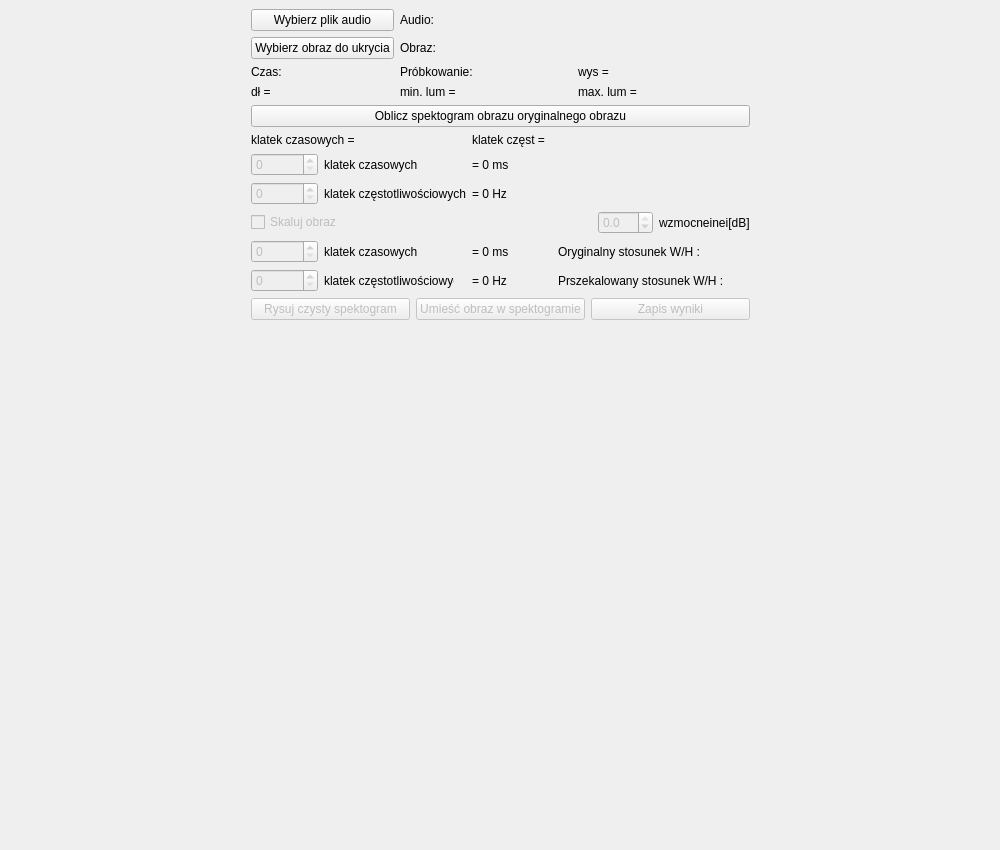
<?xml version="1.0" encoding="UTF-8"?>
<ui version="4.0">
 <class>MainWindow</class>
 <widget class="QMainWindow" name="MainWindow">
  <property name="geometry">
   <rect>
    <x>0</x>
    <y>0</y>
    <width>1000</width>
    <height>850</height>
   </rect>
  </property>
  <property name="minimumSize">
   <size>
    <width>1000</width>
    <height>850</height>
   </size>
  </property>
  <property name="maximumSize">
   <size>
    <width>1000</width>
    <height>850</height>
   </size>
  </property>
  <property name="windowTitle">
   <string>MainWindow</string>
  </property>
  <widget class="QWidget" name="centralwidget">
   <property name="minimumSize">
    <size>
     <width>750</width>
     <height>850</height>
    </size>
   </property>
   <property name="maximumSize">
    <size>
     <width>1000</width>
     <height>850</height>
    </size>
   </property>
   <layout class="QGridLayout" name="gridLayout_2">
    <item row="0" column="0">
     <layout class="QGridLayout" name="gridLayout">
      <item row="5" column="0" colspan="3">
       <widget class="QLabel" name="spectogramLabel">
        <property name="sizePolicy">
         <sizepolicy hsizetype="MinimumExpanding" vsizetype="MinimumExpanding">
          <horstretch>0</horstretch>
          <verstretch>0</verstretch>
         </sizepolicy>
        </property>
        <property name="minimumSize">
         <size>
          <width>750</width>
          <height>350</height>
         </size>
        </property>
        <property name="text">
         <string/>
        </property>
       </widget>
      </item>
      <item row="3" column="1">
       <layout class="QGridLayout" name="gridLayout_5">
        <item row="4" column="1" colspan="2">
         <widget class="QLabel" name="constLabel4">
          <property name="text">
           <string>klatek częstotliwościowych</string>
          </property>
         </widget>
        </item>
        <item row="2" column="3" colspan="4">
         <widget class="QLabel" name="totalFreqFramesLabel">
          <property name="text">
           <string>klatek częst = </string>
          </property>
         </widget>
        </item>
        <item row="4" column="3" colspan="4">
         <widget class="QLabel" name="calculatedFreqToStart">
          <property name="text">
           <string>= 0 Hz</string>
          </property>
         </widget>
        </item>
        <item row="3" column="0">
         <widget class="QSpinBox" name="startImgSpinBox_T">
          <property name="enabled">
           <bool>false</bool>
          </property>
          <property name="maximum">
           <number>999999999</number>
          </property>
         </widget>
        </item>
        <item row="3" column="1" colspan="2">
         <widget class="QLabel" name="constLabel3">
          <property name="text">
           <string>klatek czasowych</string>
          </property>
         </widget>
        </item>
        <item row="9" column="0">
         <widget class="QSpinBox" name="imgDurationSpinBox_F">
          <property name="enabled">
           <bool>false</bool>
          </property>
          <property name="maximum">
           <number>999999999</number>
          </property>
         </widget>
        </item>
        <item row="2" column="0" colspan="3">
         <widget class="QLabel" name="totalTimeFramesLabel">
          <property name="text">
           <string>klatek czasowych = </string>
          </property>
         </widget>
        </item>
        <item row="8" column="3" colspan="3">
         <widget class="QLabel" name="calculatedTimeToUse">
          <property name="text">
           <string>= 0 ms</string>
          </property>
         </widget>
        </item>
        <item row="8" column="6">
         <widget class="QLabel" name="WToHRatioLabel_org">
          <property name="text">
           <string>Oryginalny stosunek W/H : </string>
          </property>
         </widget>
        </item>
        <item row="9" column="6">
         <widget class="QLabel" name="WToHRatioLabel_mod">
          <property name="text">
           <string>Prszekalowany stosunek W/H :        </string>
          </property>
         </widget>
        </item>
        <item row="3" column="3" colspan="4">
         <widget class="QLabel" name="calculatedTimeToStart">
          <property name="text">
           <string>= 0 ms</string>
          </property>
         </widget>
        </item>
        <item row="1" column="0" colspan="7">
         <widget class="QPushButton" name="calculateSTFTButton">
          <property name="text">
           <string>Oblicz spektogram obrazu oryginalnego obrazu</string>
          </property>
         </widget>
        </item>
        <item row="9" column="3" colspan="3">
         <widget class="QLabel" name="calculatedFreqToUse">
          <property name="text">
           <string>= 0 Hz</string>
          </property>
         </widget>
        </item>
        <item row="8" column="1" colspan="2">
         <widget class="QLabel" name="constLabel1">
          <property name="maximumSize">
           <size>
            <width>130</width>
            <height>16777215</height>
           </size>
          </property>
          <property name="text">
           <string>klatek czasowych</string>
          </property>
         </widget>
        </item>
        <item row="9" column="1" colspan="2">
         <widget class="QLabel" name="constLabel2">
          <property name="maximumSize">
           <size>
            <width>130</width>
            <height>16777215</height>
           </size>
          </property>
          <property name="text">
           <string>klatek częstotliwościowych</string>
          </property>
         </widget>
        </item>
        <item row="4" column="0">
         <widget class="QSpinBox" name="startImgSpinBox_F">
          <property name="enabled">
           <bool>false</bool>
          </property>
          <property name="maximum">
           <number>999999999</number>
          </property>
         </widget>
        </item>
        <item row="10" column="0" colspan="7">
         <layout class="QHBoxLayout" name="horizontalLayout">
          <item>
           <widget class="QPushButton" name="resetSpectLabelButton">
            <property name="enabled">
             <bool>false</bool>
            </property>
            <property name="text">
             <string>Rysuj czysty spektogram</string>
            </property>
           </widget>
          </item>
          <item>
           <widget class="QPushButton" name="setImgInSpectButton">
            <property name="enabled">
             <bool>false</bool>
            </property>
            <property name="text">
             <string>Umieść obraz w spektogramie</string>
            </property>
           </widget>
          </item>
          <item>
           <widget class="QPushButton" name="saveResultsButton">
            <property name="enabled">
             <bool>false</bool>
            </property>
            <property name="text">
             <string>Zapis wyniki</string>
            </property>
           </widget>
          </item>
         </layout>
        </item>
        <item row="8" column="0">
         <widget class="QSpinBox" name="imgDurationSpinBox_T">
          <property name="enabled">
           <bool>false</bool>
          </property>
          <property name="maximum">
           <number>999999999</number>
          </property>
         </widget>
        </item>
        <item row="5" column="0" rowspan="3" colspan="7">
         <layout class="QHBoxLayout" name="horizontalLayout_2">
          <item>
           <widget class="QCheckBox" name="scalingChekbox">
            <property name="enabled">
             <bool>false</bool>
            </property>
            <property name="text">
             <string>Skaluj obraz</string>
            </property>
           </widget>
          </item>
          <item>
           <spacer name="horizontalSpacer_3">
            <property name="orientation">
             <enum>Qt::Horizontal</enum>
            </property>
            <property name="sizeHint" stdset="0">
             <size>
              <width>40</width>
              <height>20</height>
             </size>
            </property>
           </spacer>
          </item>
          <item>
           <widget class="QDoubleSpinBox" name="amplifierSpinBox">
            <property name="enabled">
             <bool>false</bool>
            </property>
            <property name="minimumSize">
             <size>
              <width>55</width>
              <height>0</height>
             </size>
            </property>
            <property name="decimals">
             <number>1</number>
            </property>
            <property name="minimum">
             <double>-30.000000000000000</double>
            </property>
            <property name="maximum">
             <double>0.000000000000000</double>
            </property>
            <property name="singleStep">
             <double>0.100000000000000</double>
            </property>
           </widget>
          </item>
          <item>
           <widget class="QLabel" name="constLabel5">
            <property name="text">
             <string>wzmocneinei[dB]</string>
            </property>
           </widget>
          </item>
         </layout>
        </item>
       </layout>
      </item>
      <item row="1" column="0" rowspan="4">
       <spacer name="horizontalSpacer">
        <property name="orientation">
         <enum>Qt::Horizontal</enum>
        </property>
        <property name="sizeHint" stdset="0">
         <size>
          <width>40</width>
          <height>20</height>
         </size>
        </property>
       </spacer>
      </item>
      <item row="1" column="2" rowspan="4">
       <spacer name="horizontalSpacer_2">
        <property name="orientation">
         <enum>Qt::Horizontal</enum>
        </property>
        <property name="sizeHint" stdset="0">
         <size>
          <width>40</width>
          <height>20</height>
         </size>
        </property>
       </spacer>
      </item>
      <item row="1" column="1" rowspan="2">
       <layout class="QGridLayout" name="gridLayout_3">
        <item row="2" column="0">
         <widget class="QLabel" name="audioDurationLabel">
          <property name="text">
           <string>Czas: </string>
          </property>
         </widget>
        </item>
        <item row="2" column="2">
         <widget class="QLabel" name="heightLabel">
          <property name="text">
           <string>wys = </string>
          </property>
         </widget>
        </item>
        <item row="1" column="0">
         <widget class="QPushButton" name="chooseImgFile">
          <property name="text">
           <string>Wybierz obraz do ukrycia</string>
          </property>
         </widget>
        </item>
        <item row="3" column="2">
         <widget class="QLabel" name="maxLumLabel">
          <property name="minimumSize">
           <size>
            <width>15</width>
            <height>13</height>
           </size>
          </property>
          <property name="text">
           <string>max. lum = </string>
          </property>
         </widget>
        </item>
        <item row="3" column="1">
         <widget class="QLabel" name="minLumLabel">
          <property name="text">
           <string>min. lum = </string>
          </property>
         </widget>
        </item>
        <item row="2" column="1">
         <widget class="QLabel" name="samplingLabel">
          <property name="text">
           <string>Próbkowanie: </string>
          </property>
         </widget>
        </item>
        <item row="1" column="1" colspan="2">
         <widget class="QLabel" name="imgFileNameLabel">
          <property name="minimumSize">
           <size>
            <width>350</width>
            <height>0</height>
           </size>
          </property>
          <property name="text">
           <string>Obraz: </string>
          </property>
         </widget>
        </item>
        <item row="3" column="0">
         <widget class="QLabel" name="widthLabel">
          <property name="text">
           <string>dł = </string>
          </property>
         </widget>
        </item>
        <item row="0" column="1" colspan="2">
         <widget class="QLabel" name="audioFileNameLabel">
          <property name="minimumSize">
           <size>
            <width>350</width>
            <height>0</height>
           </size>
          </property>
          <property name="text">
           <string>Audio:</string>
          </property>
         </widget>
        </item>
        <item row="0" column="0">
         <widget class="QPushButton" name="selectAudioFileButton">
          <property name="text">
           <string>Wybierz plik audio</string>
          </property>
         </widget>
        </item>
       </layout>
      </item>
     </layout>
    </item>
   </layout>
  </widget>
 </widget>
 <resources/>
 <connections>
  <connection>
   <sender>selectAudioFileButton</sender>
   <signal>clicked()</signal>
   <receiver>MainWindow</receiver>
   <slot>chooseAudioFileButtonPressed()</slot>
   <hints>
    <hint type="sourcelabel">
     <x>601</x>
     <y>300</y>
    </hint>
    <hint type="destinationlabel">
     <x>399</x>
     <y>299</y>
    </hint>
   </hints>
  </connection>
  <connection>
   <sender>chooseImgFile</sender>
   <signal>clicked()</signal>
   <receiver>MainWindow</receiver>
   <slot>chooseImageFileButtonPressed()</slot>
   <hints>
    <hint type="sourcelabel">
     <x>618</x>
     <y>71</y>
    </hint>
    <hint type="destinationlabel">
     <x>332</x>
     <y>249</y>
    </hint>
   </hints>
  </connection>
  <connection>
   <sender>imgDurationSpinBox_F</sender>
   <signal>valueChanged(int)</signal>
   <receiver>MainWindow</receiver>
   <slot>frequencyDurationChanged()</slot>
   <hints>
    <hint type="sourcelabel">
     <x>126</x>
     <y>196</y>
    </hint>
    <hint type="destinationlabel">
     <x>374</x>
     <y>324</y>
    </hint>
   </hints>
  </connection>
  <connection>
   <sender>startImgSpinBox_F</sender>
   <signal>valueChanged(int)</signal>
   <receiver>MainWindow</receiver>
   <slot>startFrequencyChanged()</slot>
   <hints>
    <hint type="sourcelabel">
     <x>126</x>
     <y>248</y>
    </hint>
    <hint type="destinationlabel">
     <x>374</x>
     <y>324</y>
    </hint>
   </hints>
  </connection>
  <connection>
   <sender>startImgSpinBox_T</sender>
   <signal>valueChanged(int)</signal>
   <receiver>MainWindow</receiver>
   <slot>startTimeChanged()</slot>
   <hints>
    <hint type="sourcelabel">
     <x>126</x>
     <y>222</y>
    </hint>
    <hint type="destinationlabel">
     <x>374</x>
     <y>324</y>
    </hint>
   </hints>
  </connection>
  <connection>
   <sender>imgDurationSpinBox_T</sender>
   <signal>valueChanged(int)</signal>
   <receiver>MainWindow</receiver>
   <slot>durationTimeChanged()</slot>
   <hints>
    <hint type="sourcelabel">
     <x>126</x>
     <y>170</y>
    </hint>
    <hint type="destinationlabel">
     <x>374</x>
     <y>324</y>
    </hint>
   </hints>
  </connection>
  <connection>
   <sender>calculateSTFTButton</sender>
   <signal>clicked()</signal>
   <receiver>MainWindow</receiver>
   <slot>calculateSTFT()</slot>
   <hints>
    <hint type="sourcelabel">
     <x>126</x>
     <y>122</y>
    </hint>
    <hint type="destinationlabel">
     <x>374</x>
     <y>324</y>
    </hint>
   </hints>
  </connection>
  <connection>
   <sender>scalingChekbox</sender>
   <signal>stateChanged(int)</signal>
   <receiver>MainWindow</receiver>
   <slot>allowScalingChechBoxChanged()</slot>
   <hints>
    <hint type="sourcelabel">
     <x>500</x>
     <y>198</y>
    </hint>
    <hint type="destinationlabel">
     <x>499</x>
     <y>424</y>
    </hint>
   </hints>
  </connection>
  <connection>
   <sender>saveResultsButton</sender>
   <signal>clicked()</signal>
   <receiver>MainWindow</receiver>
   <slot>saveResultsToFiles()</slot>
   <hints>
    <hint type="sourcelabel">
     <x>644</x>
     <y>296</y>
    </hint>
    <hint type="destinationlabel">
     <x>499</x>
     <y>424</y>
    </hint>
   </hints>
  </connection>
  <connection>
   <sender>resetSpectLabelButton</sender>
   <signal>clicked()</signal>
   <receiver>MainWindow</receiver>
   <slot>resetLabelToUnmodifiedSpectrogram()</slot>
   <hints>
    <hint type="sourcelabel">
     <x>381</x>
     <y>296</y>
    </hint>
    <hint type="destinationlabel">
     <x>499</x>
     <y>424</y>
    </hint>
   </hints>
  </connection>
  <connection>
   <sender>setImgInSpectButton</sender>
   <signal>clicked()</signal>
   <receiver>MainWindow</receiver>
   <slot>addImgToTmpSpectrogram()</slot>
   <hints>
    <hint type="sourcelabel">
     <x>526</x>
     <y>296</y>
    </hint>
    <hint type="destinationlabel">
     <x>499</x>
     <y>424</y>
    </hint>
   </hints>
  </connection>
  <connection>
   <sender>amplifierSpinBox</sender>
   <signal>valueChanged(double)</signal>
   <receiver>MainWindow</receiver>
   <slot>aplifierSpinBoxChanged()</slot>
   <hints>
    <hint type="sourcelabel">
     <x>628</x>
     <y>219</y>
    </hint>
    <hint type="destinationlabel">
     <x>499</x>
     <y>424</y>
    </hint>
   </hints>
  </connection>
 </connections>
 <slots>
  <slot>chooseAudioFileButtonPressed()</slot>
  <slot>chooseImageFileButtonPressed()</slot>
  <slot>startTimeChanged()</slot>
  <slot>startFrequencyChanged()</slot>
  <slot>durationTimeChanged()</slot>
  <slot>frequencyDurationChanged()</slot>
  <slot>calculateSTFT()</slot>
  <slot>allowScalingChechBoxChanged()</slot>
  <slot>resetLabelToUnmodifiedSpectrogram()</slot>
  <slot>addImgToTmpSpectrogram()</slot>
  <slot>saveResultsToFiles()</slot>
  <slot>aplifierSpinBoxChanged()</slot>
 </slots>
</ui>
